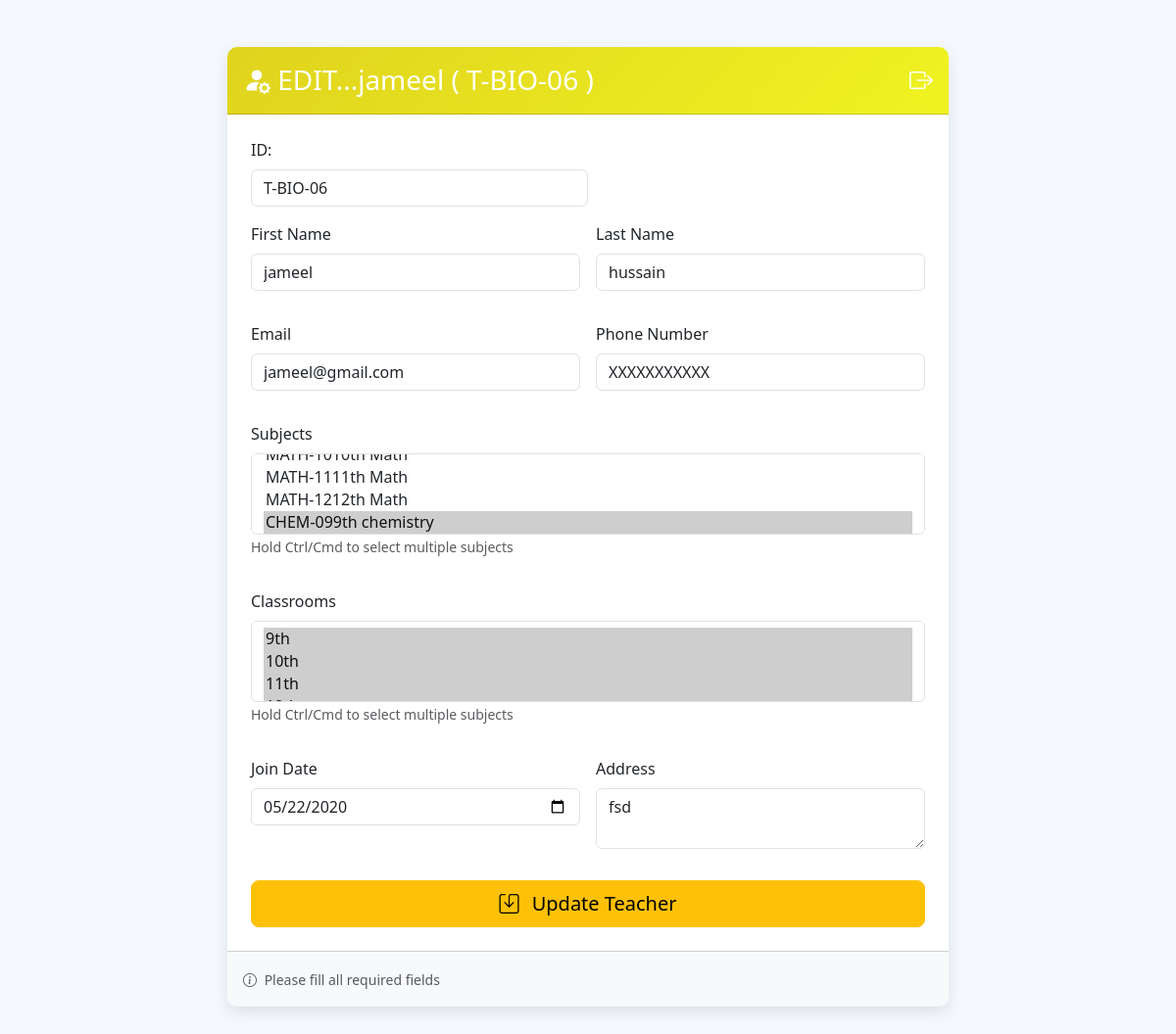
The app's page /edit_teachers/T-BIO-06/, older data.
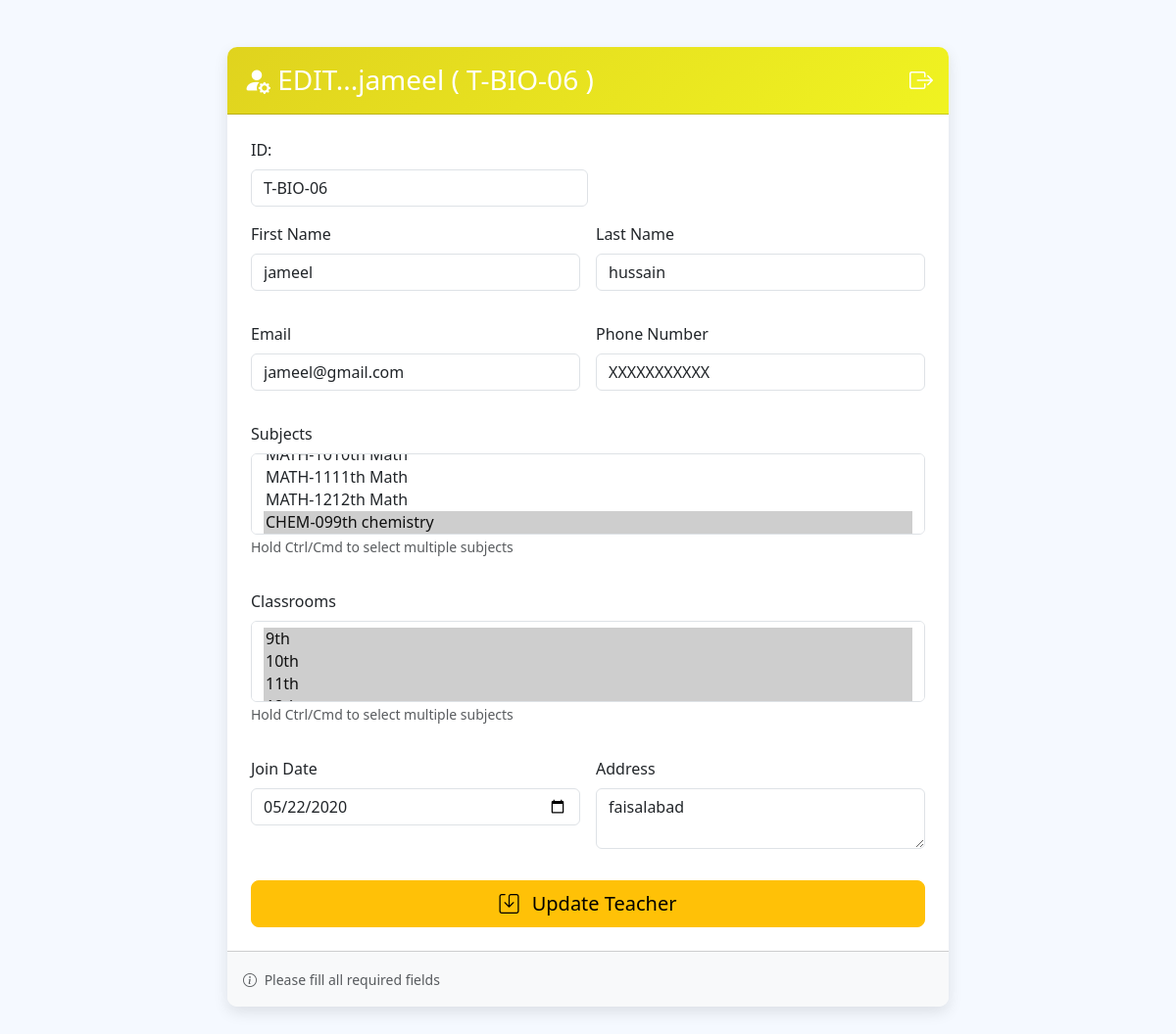
The same page, newer data.
### app_Admin/models/teacher.py (models this page shows, shortened)
class Teacher(models.Model):
    user = models.OneToOneField(User, on_delete=models.CASCADE)
    id=models.CharField(max_length=50, unique=True, primary_key=True)
    first_name=models.CharField(max_length=100)
    last_name=models.CharField(max_length=100)
    subject=models.ManyToManyField('app_Admin.Subject', through='Teacher_Subject', related_name='subject_of_teachers')
    classroom=models.ManyToManyField('app_Admin.classroom', through='Teacher_Classroom', related_name='classroom_of_teachers')
    address=models.TextField()
    contact_no=models.CharField(max_length=11)
    email=models.EmailField(unique=True)
    Join_date=models.DateField()
    school=models.ForeignKey(School, on_delete=models.CASCADE)

### app_Admin/models/subject.py (models this page shows, shortened)
class Subject(models.Model):
    id=models.CharField(max_length=50, primary_key=True)
    name=models.CharField(max_length=50,)
    classroom=models.ForeignKey(Classroom, on_delete=models.CASCADE, default='9')

### app_Admin/models/classroom.py (models this page shows, shortened)
class Classroom(models.Model):
    id=models.IntegerField(max_length=2, primary_key=True)
    name=models.CharField(max_length=50,default='class')

### app_Admin/views_part/admin_view.py (the view, shortened to what this page needs)
# urls.py: path('edit_teachers/<str:teacher_id>/',views.editTeachers.as_view(), name='edit_teachers'),
class editTeachers(View):
    def get(self,request,teacher_id):
        teacher = get_object_or_404(Teacher, pk=teacher_id)
        return render(request, 'edit_teachers.html', {
            'teacher': teacher,
            'form': TeacherForm(instance=teacher)
        })

### app_Admin/forms/teacher_form.py
class TeacherForm(forms.ModelForm):
    class Meta:
        model=Teacher
        fields = '__all__'
        exclude = ['school']
    def __init__(self, *args, **kwargs):
        super(TeacherForm, self).__init__(*args, **kwargs)
        assigned_student_users = Student.objects.values_list('user_id', flat=True)
        assigned_teacher_users = Teacher.objects.values_list('user_id', flat=True)
        all_assigned_users = list(assigned_student_users) + list(assigned_teacher_users)
        self.fields['user'].queryset = User.objects.filter(
        is_superuser=False,
        is_staff=False
        ).exclude(id__in=all_assigned_users)
        self.fields['user'].widget.attrs.update({'class': 'form-select'})

### app_Admin/templates/edit_teachers.html (shortened to what the changed rows need)
{% load static %}
<!DOCTYPE html>
<html lang="en">
<head>
    <link href="https://cdn.jsdelivr.net/npm/bootstrap@5.3.7/dist/css/bootstrap.min.css" rel="stylesheet">
    <link href="https://cdn.jsdelivr.net/npm/bootstrap-icons@1.11.3/font/bootstrap-icons.min.css" rel="stylesheet">
</head>
<body class="bg-light-blue">
    <div class="container py-5">
        <div class="row justify-content-center">
            <div class="col-lg-8">
                <div class="card form-card">
                    <div class="card-header form-header py-3 d-flex justify-content-between align-items-center">
                        <h3 class="mb-0"><i class="bi bi-person-fill-gear"></i> EDIT...{{teacher.first_name}}  ( {{teacher.id}} )</h3>
                    <a href="{% url "list_teachers" %}" class="logout-btn text-decoration-none" title="List">
                            <i class="bi bi-box-arrow-right fs-4"></i>
                        </a>
                    </div>
                    <div class="card-body p-4">
                        <form method="POST" enctype="multipart/form-data " id="tForm">
                        <div class="col-md-6">
                                    <div class="mb-3">
                                        <label for="id" class="form-label">ID:</label>
                                        <input type="text" class="form-control" id="id" name="id" value="{{teacher.id}}" readonly>
                                    </div>
                                </div>
                            <div class="row g-3">
                                <div class="col-md-6">
                                    <div class="mb-3">
                                        <label for="first_name" class="form-label">First Name</label>
                                        <input type="text" class="form-control" id="first_name" name="first_name" value="{{teacher.first_name}}">
                                    </div>
                                </div>
                                <div class="col-md-6">
                                    <div class="mb-3">
                                        <label for="last_name" class="form-label">Last Name</label>
                                        <input type="text" class="form-control" id="last_name" name="last_name" value="{{teacher.last_name}}">
                                    </div>
                                </div>
                                <div class="col-md-6">
                                    <div class="mb-3">
                                        <label for="email" class="form-label">Email</label>
                                        <input type="email" class="form-control" id="email" name="email" value="{{teacher.email}}">
                                    </div>
                                </div>
                                <div class="col-md-6">
                                    <div class="mb-3">
                                        <label for="contact_no" class="form-label">Phone Number</label>
                                        <input type="tel"  class="form-control" id="contact_no" name="contact_no" value="{{teacher.contact_no}}">
                                    </div>
                                </div>
                                <div class="col-12">
                                    <div class="mb-3">
                                        <label for="subject" class="form-label">Subjects</label>
                                        <select class="form-select" id="subject" name="subject" multiple size="3">
                                            {% for subject in form.subject.field.queryset %}
                                                <option value="{{ subject.id }}" {% if subject in teacher.subject.all %}selected{% endif %}>
                    {{ subject.id }}{{ subject.name }}</option>
                                            {% endfor %}
                                        </select>
                                        <small class="text-muted">Hold Ctrl/Cmd to select multiple subjects</small>
                                    </div>
                                </div>
                                <div class="col-12">
                                    <div class="mb-3">
                                        <label for="classroom" class="form-label">Classrooms</label>
                                        <select class="form-select" id="classroom" name="classroom" multiple size="3">
                                            {% for classroom in form.classroom.field.queryset %}
                                                <option value="{{classroom.id }}" {% if classroom in teacher.classroom.all %}selected{% endif %}>
                    {{ classroom.name }}</option>
                                            {% endfor %}
                                        </select>
                                        <small class="text-muted">Hold Ctrl/Cmd to select multiple subjects</small>
                                    </div>
                                </div>
                                <div class="col-md-6">
                                    <div class="mb-3">
                                        <label for="Join_date" class="form-label">Join Date</label>
                                        <input type="date" class="form-control" id="Join_date" name="Join_date" value="{{ teacher.Join_date|date:'Y-m-d' }}" required>
                                    </div>
                                </div>
                                <div class="col-md-6">
                                    <div class="mb-3">
                                        <label for="address" class="form-label">Address</label>
                                        <textarea class="form-control" id="id_address" name="address" value="{{ teacher.address }}" rows="2">{{ teacher.address }}</textarea>
                                    </div>
                                </div>
                            </div>
                        </form>
                    </div>
                </div>
            </div>
        </div>
    </div>
</body>
</html>

Row changes from the older to the newer data that the page shows:
changed Teacher "jameel": address "fsd" → "faisalabad"
